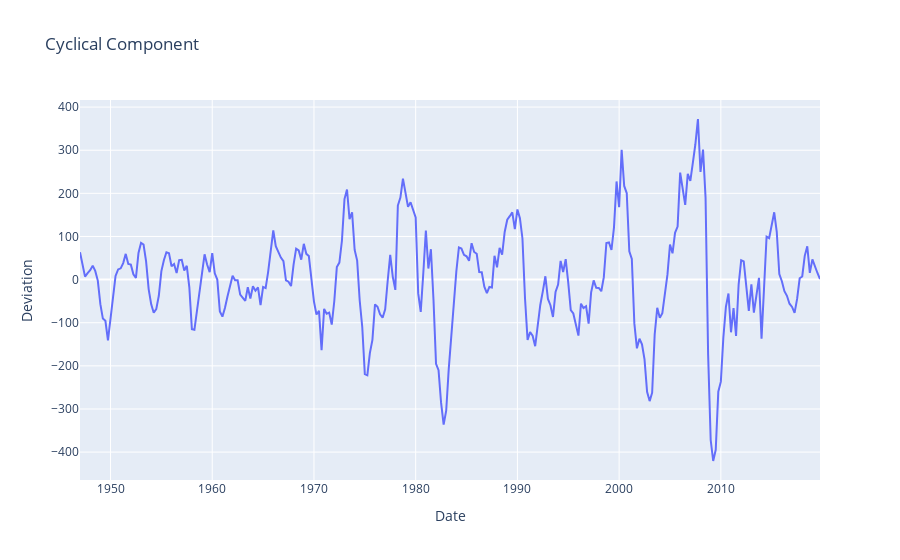

Notebook source saved alongside this figure:
### Code cell
# Plot the Cyclical Component
fig = px.line(x=gdp_cycle.index, y=gdp_cycle, title='Cyclical Component', labels={'x':'Date', 'y':'Deviation'})

# Display the chart
fig.show()

### Figure 1 — Plotly figure (JSON) as saved in the notebook; plotly's stock layout.template omitted (floating-point values rounded to 4 significant figures; data arrays with more than 128 entries replaced by an {"elided": "..."} marker saying what was removed)
{"data": [{"hovertemplate": "Date=%{x}<br>Deviation=%{y}<extra></extra>", "legendgroup": "", "line": {"color": "#636efa", "dash": "solid"}, "marker": {"symbol": "circle"}, "mode": "lines", "name": "", "orientation": "v", "showlegend": false, "type": "scatter", "x": {"elided": "292 str values"}, "xaxis": "x", "y": {"elided": "292 float values"}, "yaxis": "y"}], "layout": {"legend": {"tracegroupgap": 0}, "title": {"text": "Cyclical Component"}, "xaxis": {"anchor": "y", "domain": [0, 1], "title": {"text": "Date"}}, "yaxis": {"anchor": "x", "domain": [0, 1], "title": {"text": "Deviation"}}}}
